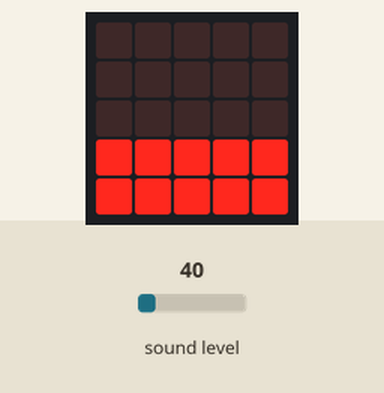
Simulated run of this program. Board: BBC micro:bit (MakeCode). On the bench: the board's 5×5 LED display. The test bench sets the inputs (shaded band); at power-on: sound level 40.

Above: at 1.2 s.
1.3 s: sound level set to 5
At 2.8 s:
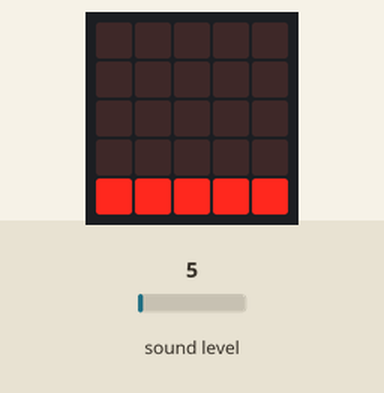
3.1 s: sound level set to 128
At 4.5 s:
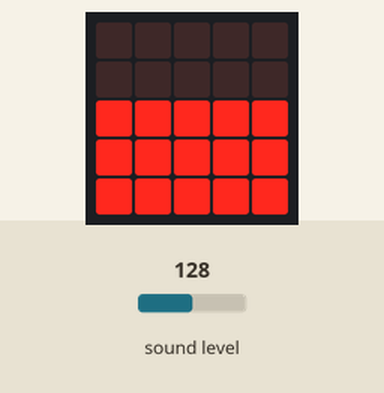
4.8 s: sound level set to 191
At 5.9 s:
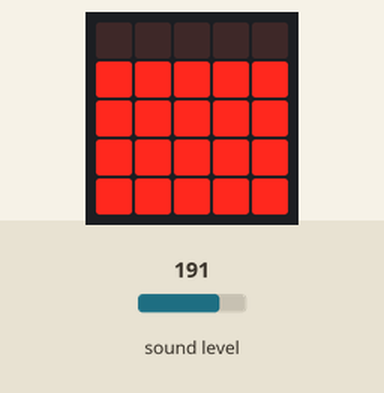
6.5 s: sound level set to 250
At 7.2 s:
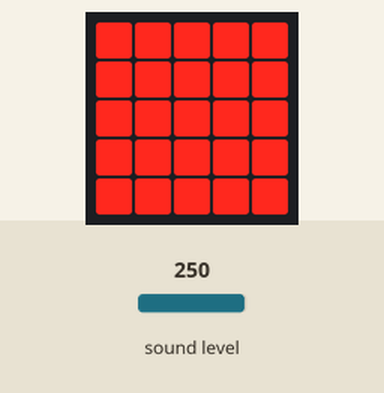
8.2 s: sound level set to 64
At 9.2 s:
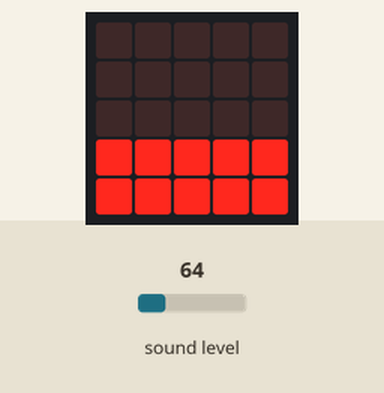
9.8 s: sound level set to 37
At 11.5 s:
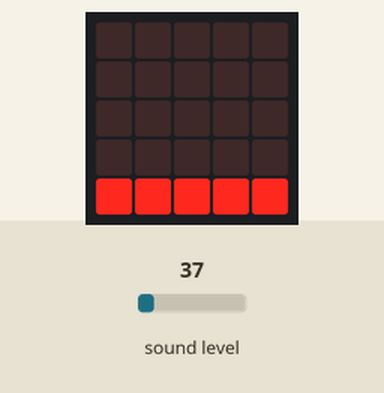
Timing chart, 0 to 12.5 s (numbered marks = the images above; inputs shaded):
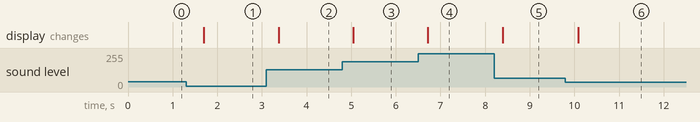

The program:

main.ts
```typescript
basic.forever(function () {
    if (input.soundLevel() < 40) {
        basic.showLeds(`
            . . . . .
            . . . . .
            . . . . .
            . . . . .
            # # # # #
            `)
    }
    if (input.soundLevel() >= 40 && input.soundLevel() < 100) {
        basic.showLeds(`
            . . . . .
            . . . . .
            . . . . .
            # # # # #
            # # # # #
            `)
    }
    if (input.soundLevel() >= 100 && input.soundLevel() < 160) {
        basic.showLeds(`
            . . . . .
            . . . . .
            # # # # #
            # # # # #
            # # # # #
            `)
    }
    if (input.soundLevel() >= 160 && input.soundLevel() < 210) {
        basic.showLeds(`
            . . . . .
            # # # # #
            # # # # #
            # # # # #
            # # # # #
            `)
    }
    if (input.soundLevel() >= 210) {
        basic.showLeds(`
            # # # # #
            # # # # #
            # # # # #
            # # # # #
            # # # # #
            `)
    }
})
```

test.ts
```typescript
// οι δοκιμές πηγαίνουν εδώ, δεν θα γίνει εκτέλεση όταν αυτό το πακέτο χρησιμοποιηθεί ως επέκταση.
```

Measured:
- after the input at 1.3 s, the display: changes after 0.39 s (image 1)
- after the input at 3.1 s, the display: changes after 0.27 s (image 2)
- after the input at 4.8 s, the display: changes after 0.24 s (image 3)
- after the input at 6.5 s, the display: changes after 0.21 s (image 4)
- after the input at 8.2 s, the display: changes after 0.20 s (image 5)
- after the input at 9.8 s, the display: changes after 0.29 s (image 6)
